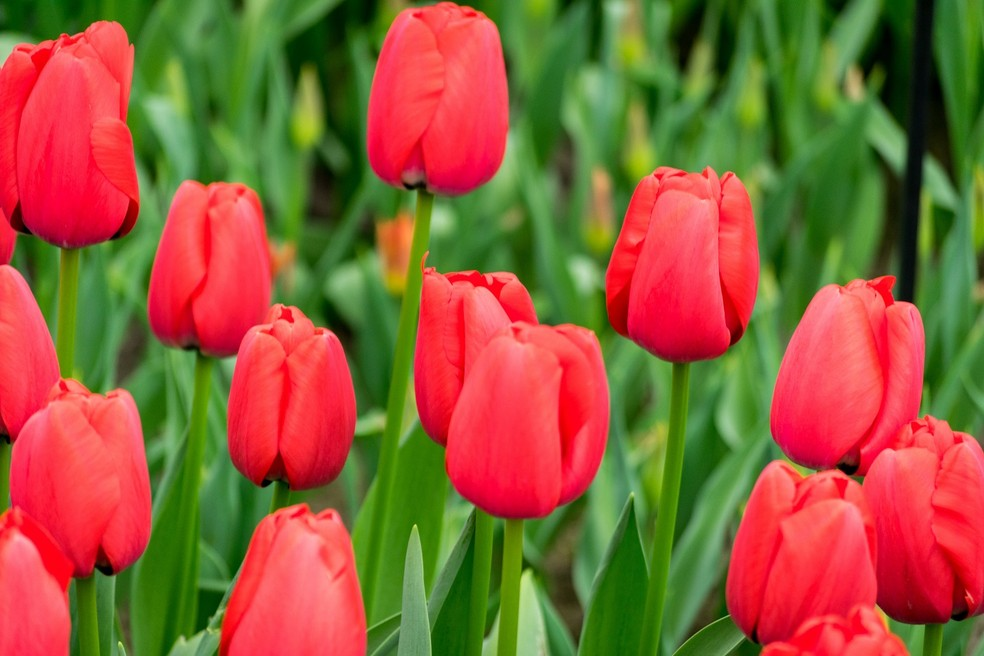
#> input picture images/image02_1.jpg, 984 x 656 px
$ jupyter execute EX_02.ipynb
#> lines starting #> are read from the running program, lines starting #| are printed output that depends on the picture
[cell 1]
import cv2 as cv
import numpy as np
import matplotlib as mpl
from mpl_toolkits import mplot3d
import matplotlib.pyplot as plt
import pandas as pd

from sklearn.cluster import KMeans as km

img = mpl.image.imread("images/image02_1.jpg")
#> img is the input picture: shape (656, 984, 3); mean R, G, B 142.8, 93.5, 55.6
plt.title("Imagem Original")
plt.imshow(img)

[cell 2]
# Representar um aglomerado de pixels os quais possuem diferentes coordenadas RGB
X = img.reshape(-1,3)
X = np.float32(X)

[cell 3]
# Definir um número de centroides
k = 3

kmeans = km(n_clusters=k,n_init=50).fit(X)
centers = np.uint8(kmeans.cluster_centers_)
#> centers = [[45, 90, 17], [245, 59, 74], [96, 146, 67]]
labels = kmeans.labels_
seg_img = centers[labels]

# kmeans.cluster_centers_: Vai mostrar a cor específica(coordenadas) para cada cluster
# kmeans.labels_: Vai mostrar qual cluster cada pixel é representado

# Juntando os dois, cada pixel vai ter as coordenadas exatas do seu respectivo cluster

[cell 4]
def rgb_to_hex(arr):
    return ('{:02X}' * 3).format(arr[0], arr[1], arr[2])


fig = plt.figure(figsize=(10, 10))
ax = plt.axes(projection='3d')
ax.set_xlabel("R", labelpad=30)
ax.set_ylabel("G", labelpad=30)
ax.set_zlabel("B", labelpad=30)
ax.zaxis.labelpad = 1

colors = [f"#{rgb_to_hex(RGB)}" for RGB in centers]
#> colors = ['#2D5A11', '#F53B4A', '#609243']

for i in range(k):
    # Procurando a possição dos pixels por classe (cluster)
    arr_px_clust = np.array(np.where(labels == i))[0]

    # Amostra de 1000 px's
    for j in range(1000):
        # Pegando uma amostra de pixels de cada classe
        px = X[arr_px_clust[j]]
        ax.scatter(px[0], px[1], px[2], c=colors[i], s=30)

    ax.scatter(centers[i][0], centers[i][1], centers[i][2], c='black', s=400)
    ax.text(centers[i][0] + 5, centers[i][1] + 5, centers[i][2] + 5, f"Cluster {i+1} ({colors[i]})")

plt.show()
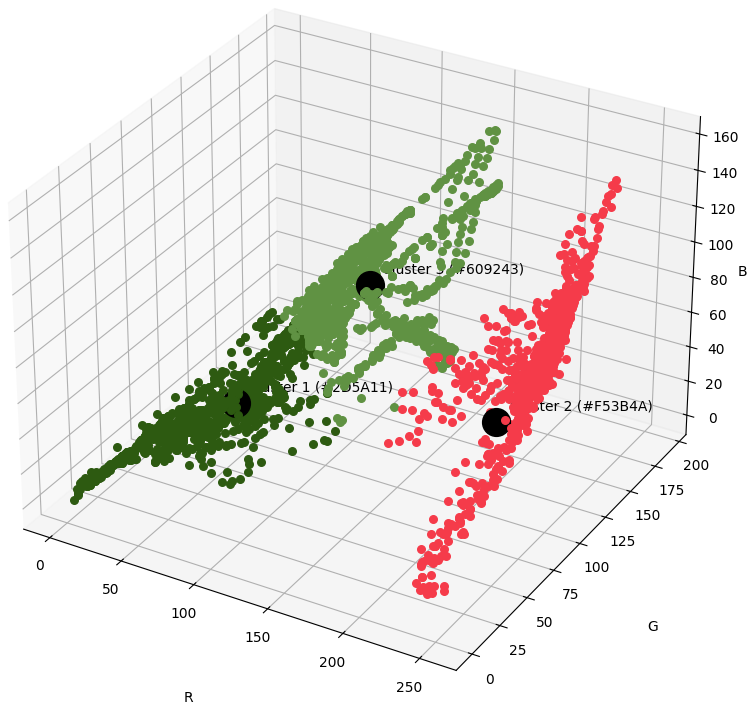
#> figure drawn by matplotlib, 1 panel

[cell 5]
# Voltando para o formato da imagem original

seg_img = seg_img.reshape(img.shape)
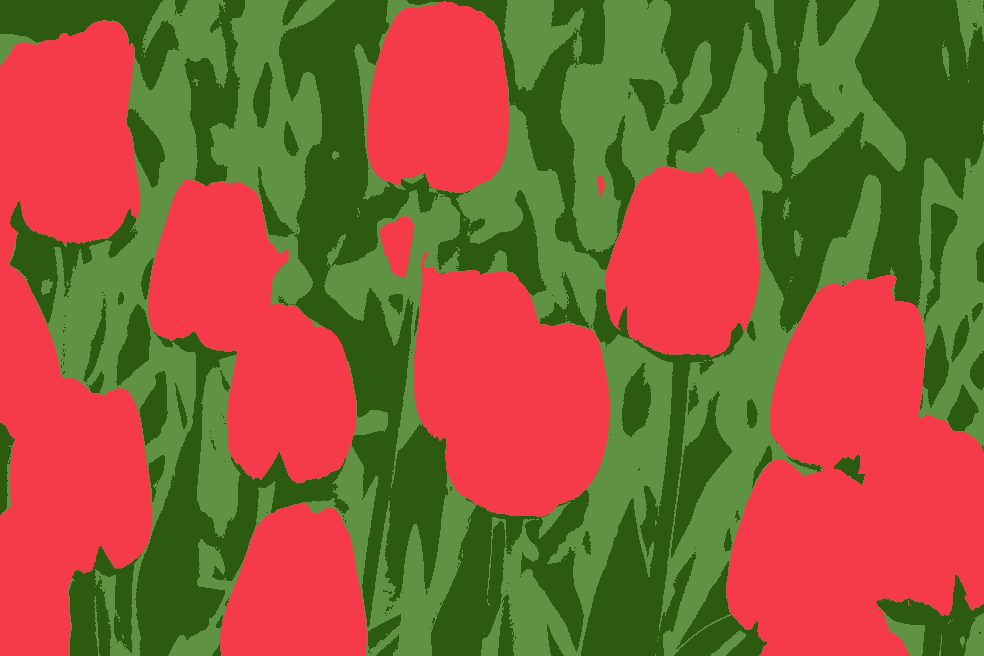
#> seg_img: shape (656, 984, 3); mean R, G, B 142.3, 93, 54.7
plt.title("Imagem Segmentada")
plt.imshow(seg_img)
